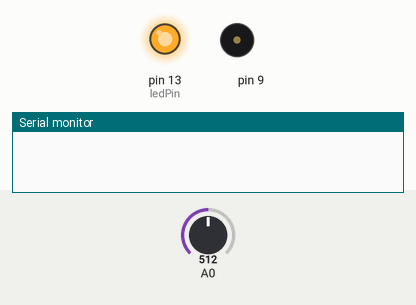
Recording of a sketch running on a simulated Arduino Uno, built with avr-gcc and run on an emulated ATmega328P. On the bench: output pins drawn as LEDs (lit = HIGH), buzzer (waves = sounding), the last lines printed to the serial monitor. The inputs (shaded band) are chosen by the test bench; at power-on: A0 = 512.

Above: at 0.1 s.
At 5.1 s:
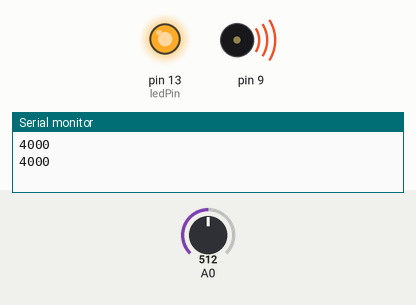
Timing chart, 0 to 6.6 s (numbered marks = the images above):
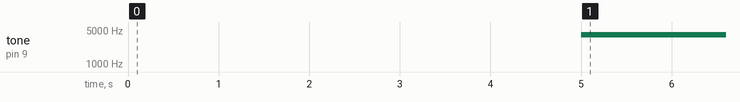

Measured:
- by itself, tone on pin 9: silent → 4000 Hz at 5.0 s

The sketch:

light_sensor_beep.ino
```cpp
const int ledPin=13;
int sensorValue=0;
int sensorHigh=0;
int sensorLow=0;

void setup()
{
	Serial.begin(9600);
	pinMode(ledPin,OUTPUT);
	digitalWrite(ledPin,HIGH);
	while(millis()<5000)
	{
		sensorValue=analogRead(A0);
		if(sensorValue>sensorHigh)
		{
			sensorHigh=sensorValue;
		}
		if(sensorValue<sensorLow)
		{
			sensorLow=sensorValue;
		}
	}
}

void loop()
{
	sensorValue=analogRead(A0);
	//Serial.println(sensorValue);
	int pitch=map(sensorValue,sensorLow,sensorHigh,50,4000);
	Serial.println(pitch);
	tone(9,pitch);
	delay(50);
}
```
